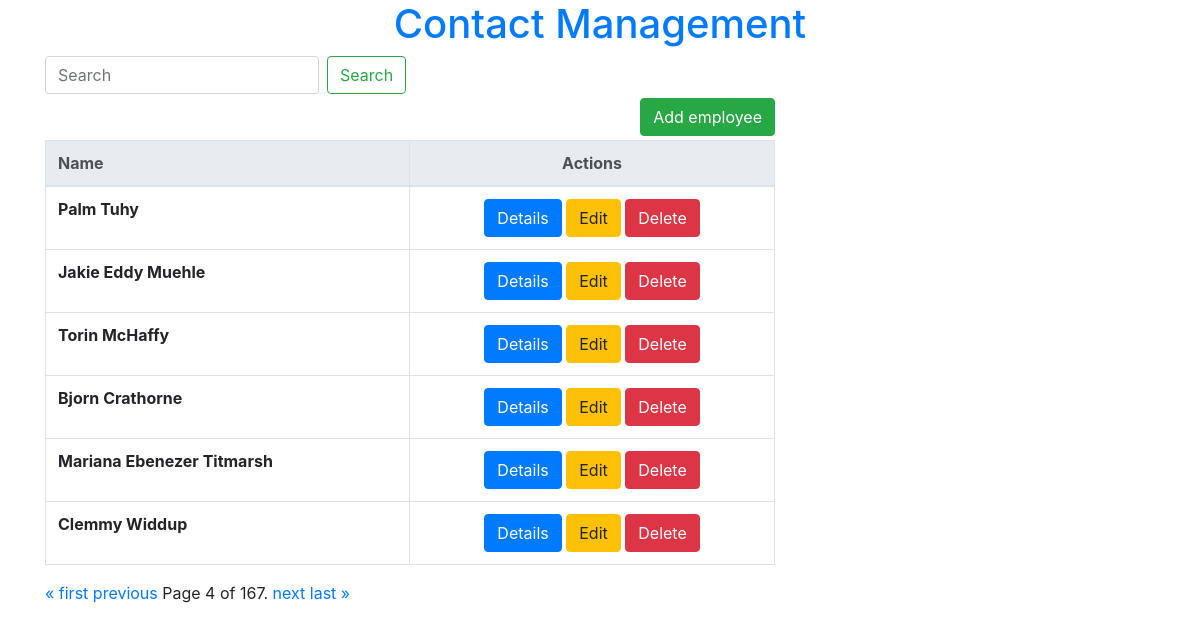
/?page=4, run on the app's committed database.
### contact_app/models.py (models this page shows, shortened)
class Contact(models.Model):
    Contact_id = models.AutoField(primary_key=True)
    Fname = models.CharField(max_length=50)
    Mname = models.CharField(max_length=50,blank=True)
    Lname = models.CharField(max_length=50)

### contact_app/views.py (the view)
# urls.py: path('', views.home, name='home'),
def home(request):
    contact_list = Contact.objects.all()
    paginator = Paginator(contact_list, 6)
    page_number = request.GET.get('page')
    page_obj = paginator.get_page(page_number)
    return render(request, 'home.html', {'page_obj': page_obj})

### contact_app/templates/home.html (shortened to what this page needs)
{% extends 'base.html' %}
{% block content %}
<div class="row h-100">
    <div class="col-sm-8">
        <form class="form-inline my-2 my-lg-0" action="{% url 'search' %}">
            <input class="form-control mr-sm-2"
                   type="search"
                   placeholder="Search"
                   aria-label="Search"
                   name ="search"
            >
            <button class="btn btn-outline-success my-2 my-sm-0" type="submit">Search</button>
        </form>
        <p>
            <a class="btn btn-success float-right my-lg-1" href="{%  url 'add_new_count' %}">Add employee</a>
        </p>
        <div class="table-responsive-sm">
            {% if page_obj %}
            <table class="table table-bordered">
                <thead class="thead-light">
                <tr>
                    <th>Name</th>
                    <th class="text-center">Actions</th>
                </tr>
                </thead>
                <tbody>
                {% for c in page_obj%}
                <tr>
                    <th scope="row">
                        {{c.Fname}}  {{c.Mname}} {{c.Lname}}
                    <td class="text-center">
                        <a class="btn btn-primary" href="{%  url 'contact_detail' pk=c.pk %}">Details</a>
                        <a class="btn btn-warning" href="{%  url 'edit_contact' pk=c.pk %}">Edit</a>
                        <a class="btn btn-danger" href="{%  url 'delete_contact' pk=c.pk %}" ,method="POST">Delete</a>
                    </td>
                </tr>
                {% endfor %}
                </tbody>
            </table>
            <div class="pagination">
    <span class="step-links">
        {% if page_obj.has_previous %}
            <a href="?page=1">&laquo; first</a>
            <a href="?page={{ page_obj.previous_page_number }}">previous</a>
        {% endif %}
        <span class="current">
            Page {{ page_obj.number }} of {{ page_obj.paginator.num_pages }}.
        </span>
        {% if page_obj.has_next %}
            <a href="?page={{ page_obj.next_page_number }}">next</a>
            <a href="?page={{ page_obj.paginator.num_pages }}">last &raquo;</a>
        {% endif %}
    </span>
</div>
            {% else %}
            <p>There is no contacts available.</p>
            {% endif %}
        </div>
    </div>
</div>
{% endblock %}

### data on the page
Contact: Fname "Palm", Lname "Tuhy"
Contact: Fname "Jakie", Mname "Eddy", Lname "Muehle"
Contact: Fname "Torin", Lname "McHaffy"
Contact: Fname "Bjorn", Lname "Crathorne"
Contact: Fname "Mariana", Mname "Ebenezer", Lname "Titmarsh"
Contact: Fname "Clemmy", Lname "Widdup"

### other printed values
{{ page_obj.number }} "4"
{{ page_obj.paginator.num_pages }} "167"
